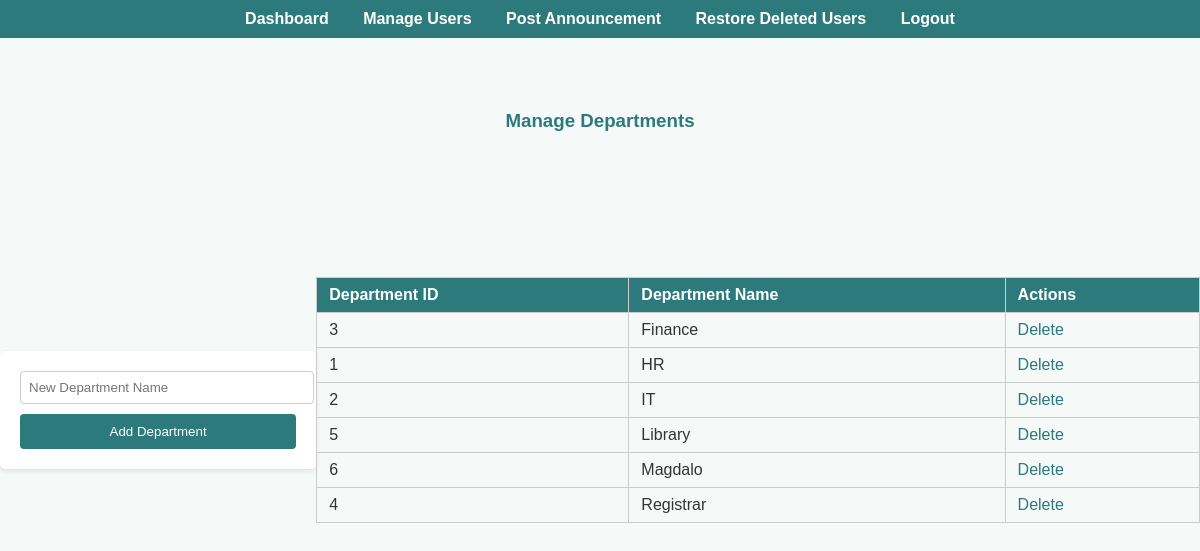
Screenshot of /database-1/admin/manage_departments.php (signed in) with the database file from the repository.
### tables this page shows
CREATE TABLE `departments` (
  `department_id` int(11) NOT NULL,
  `department_name` varchar(100) NOT NULL
);

### database-1/admin/manage_departments.php (the view, shortened to what this page needs)
<?php
require_once '../includes/db.php';
$stmt = $pdo->query("SELECT * FROM departments ORDER BY department_name ASC");
$departments = $stmt->fetchAll();
?>
<!DOCTYPE html>
<html>
<head>
    <link rel="stylesheet" href="../css/style.css">
</head>
<body>
<div class="navbar">
    <ul>
        <li><a href="dashboard.php">Dashboard</a></li>
        <li><a href="manage_users.php">Manage Users</a></li>
        <li><a href="post_announcement.php">Post Announcement</a></li>
        <li><a href="restore_deleted.php">Restore Deleted Users</a></li>
        <li><a href="../logout.php">Logout</a></li>
    </ul>
</div>
<h3>Manage Departments</h3>
<form method="post" action="" style="text-align: center; margin-top: 20px;">
    <input type="text" name="department_name" placeholder="New Department Name" required>
    <button type="submit">Add Department</button>
</form>
<br>
<table border="1" cellpadding="8" cellspacing="0">
    <thead>
        <tr>
            <th>Department ID</th>
            <th>Department Name</th>
            <th>Actions</th>
        </tr>
    </thead>
    <tbody>
        <?php foreach ($departments as $dept): ?>
        <tr>
            <td><?= $dept['department_id'] ?></td>
            <td><?= htmlspecialchars($dept['department_name']) ?></td>
            <td>
                <a href="?delete_id=<?= $dept['department_id'] ?>" onclick="return confirm('Are you sure you want to delete this department?');">Delete</a>
            </td>
        </tr>
        <?php endforeach; ?>
    </tbody>
</table>
</body>
</html>

### database-1/css/style.css (style rules this page uses)
body { font-family: Arial, sans-serif; margin: 0; padding: 0; height: 100vh; display: flex; justify-content: center; align-items: center; background-color: #f5f9f7; color: #333; }
a { color: #2c7a7b; text-decoration: none; }
form { width: 300px; background: white; padding: 20px; border-radius: 5px; box-shadow: 0 2px 5px rgba(0, 0, 0, 0.1); }
input[type="text"], input[type="password"], textarea { padding: 8px; width: 100%; border: 1px solid #ccc; border-radius: 4px; margin-bottom: 10px; }
button { background-color: #2c7a7b; color: white; padding: 10px 15px; border: none; border-radius: 4px; cursor: pointer; width: 100%; }

### database-1/admin/manage_departments.php (style rules this page uses)
body { font-family: Arial, sans-serif; margin: 0; padding: 0; background-color: #f5f9f7; }
.navbar { background-color: #2c7a7b; padding: 10px; position: fixed; width: 100%; top: 0; z-index: 1000; }
.navbar ul { list-style-type: none; padding: 0; margin: 0; text-align: center; }
.navbar li { display: inline; margin: 0 15px; }
.navbar a { color: white; text-decoration: none; font-weight: bold; }
h3 { position: fixed; width: 100%; top: 50px; z-index: 100; text-align: center; color: #2c7a7b; margin-top: 60px; }
table { margin: 20px auto; border-collapse: collapse; width: 80%; }
th, td { border: 1px solid #ccc; padding: 8px 12px; text-align: left; }
th { background-color: #2c7a7b; color: white; }

### rows the page displays
departments: department_id "3", department_name "Finance"
departments: department_id "1", department_name "HR"
departments: department_id "2", department_name "IT"
departments: department_id "5", department_name "Library"
departments: department_id "6", department_name "Magdalo"
departments: department_id "4", department_name "Registrar"
